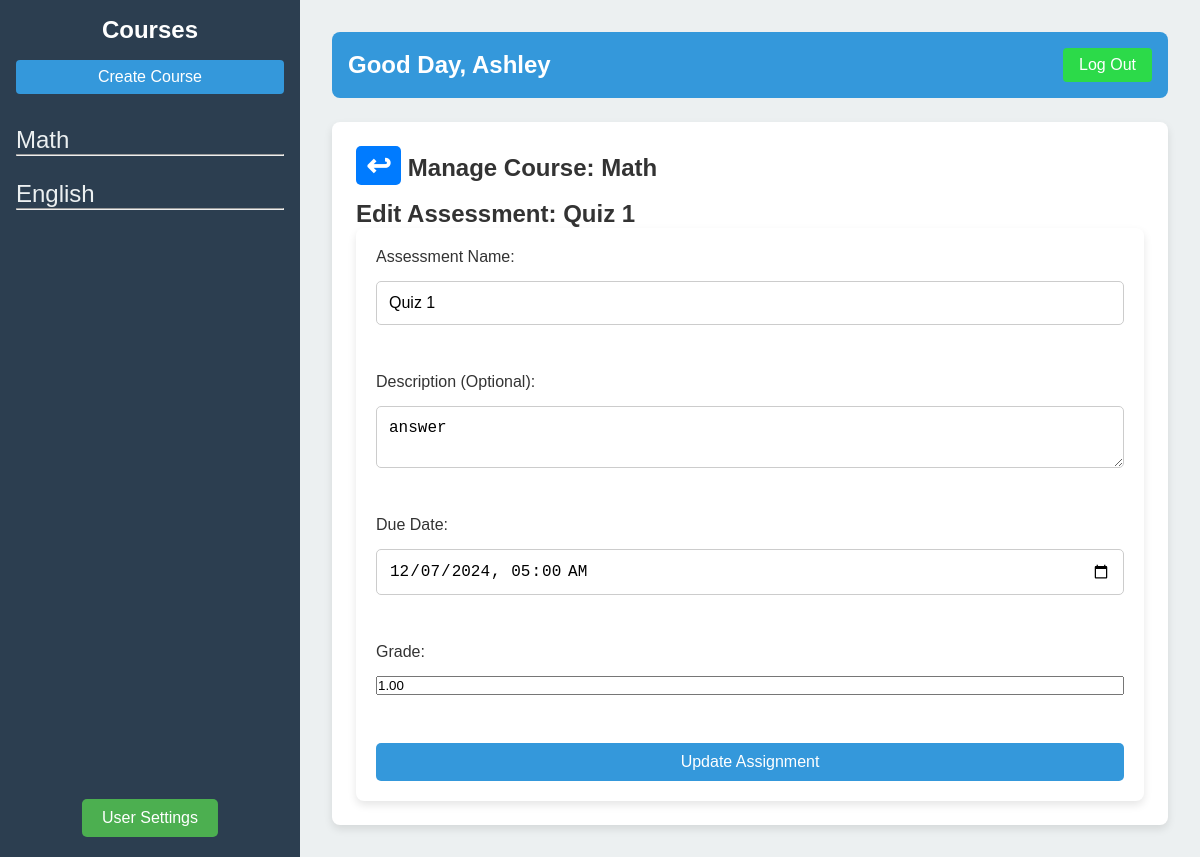
The page /Dashboard/Teacher Dash/Functionalities/Assessment/edit_assessment.php?assessment_id=17&course_id=1 (signed in) on the database its author committed.
### tables this page shows
CREATE TABLE `courses` (
  `course_id` int(11) NOT NULL,
  `course_name` varchar(100) NOT NULL,
  `teacher_id` int(11) NOT NULL,
  `assignment_weight` decimal(5,2) NOT NULL,
  `quiz_weight` decimal(5,2) NOT NULL,
  `exam_weight` decimal(5,2) NOT NULL
);

CREATE TABLE `users` (
  `user_id` int(11) NOT NULL,
  `first_name` varchar(50) NOT NULL,
  `last_name` varchar(50) NOT NULL,
  `username` varchar(50) NOT NULL,
  `email` varchar(255) NOT NULL,
  `password` varchar(255) NOT NULL,
  `role` enum('teacher','student') NOT NULL,
  `created_at` timestamp NOT NULL DEFAULT current_timestamp(),
  `reset_code` varchar(6) DEFAULT NULL,
  `reset_expiry` datetime DEFAULT NULL
);

CREATE TABLE `assessments` (
  `assessment_id` int(11) NOT NULL,
  `course_id` int(11) NOT NULL,
  `assessment_name` varchar(255) NOT NULL,
  `assessment_type` enum('quiz','exam') NOT NULL,
  `description` text DEFAULT NULL,
  `due_date` datetime NOT NULL,
  `duration_minutes` int(11) NOT NULL,
  `total_points` decimal(5,2) DEFAULT NULL,
  `upload_date` timestamp NOT NULL DEFAULT current_timestamp(),
  `question_count` int(11) NOT NULL
);

### db.php (called while the page is built, shortened)
<?php
class Database{
    private $host = 'localhost';
    private $db_name = 'lms';
    private $username = 'root';
    private $password = '';
    public $conn;
    public function __construct() {
        $this->conn = new mysqli($this->host, $this->username, $this->password, $this->db_name);
    }
    public function getConnection(){
        return $this->conn;
    }
}
?>

### Dashboard/Classes/Dashboard.php (called while the page is built, shortened)
<?php
require_once 'crud.php';
class Dashboard
{
    private $crud;
    public function __construct()
    {
        $this->database = new Database();
        $this->conn =  $this->database->getConnection();
        $this->crud = new Crud($this->conn);
    }
    public function getUsername($user_id)
    {
        return $this->crud->readSingleRow(
            'SELECT first_name FROM users WHERE user_id = ?',
            [$user_id],
            'i'
        )['first_name'];
    }
    public function getCourses($teacher_id)
    {
        return $this->crud->readAllRows(
            'SELECT * FROM courses WHERE teacher_id = ?',
            [$teacher_id],
            'i'
        );
    }
    public function getCourseDetails($course_id)
    {
        return $this->crud->readAllRows(
            'SELECT * FROM courses WHERE course_id = ?',
            [$course_id],
            'i'
        );
    }
}

### Dashboard/Classes/crud.php (called while the page is built, shortened)
<?php
require_once $_SERVER['DOCUMENT_ROOT'] . '/FinalProj/db.php';
class Crud
{
    private $conn;
    public function __construct($connection)
    {
        $this->conn = $connection;
    }
    public function readSingleRow($query, $params, $paramTypes)
    {
        $stmt = $this->conn->prepare($query);
        $stmt->bind_param($paramTypes, ...$params);
        $stmt->execute();
        return $stmt->get_result()->fetch_assoc();
    }
    public function readAllRows($query, $params, $paramTypes)
    {
        $stmt = $this->conn->prepare($query);
        $stmt->bind_param($paramTypes, ...$params);
        $stmt->execute();
        return $stmt->get_result();
    }
}
?>

### Dashboard/Classes/Assessment.php (called while the page is built, shortened)
<?php
require_once 'crud.php';
class Assessment
{
    private $crud;
    public function __construct()
    {
        $this->database = new Database();
        $this->conn = $this->database->getConnection();
        $this->crud = new Crud($this->conn);
    }
    public function getAssessmentDetails($assessment_id)
    {
        $query = "SELECT a.*, c.course_name
                 FROM assessments a
                 JOIN courses c ON a.course_id = c.course_id
                 WHERE a.assessment_id = ?";
        $params = [$assessment_id];
        return $this->crud->readSingleRow($query, $params, 'i');
    }
}

### Dashboard/Teacher Dash/Functionalities/Assessment/edit_assessment.php (the view, shortened to what this page needs)
<?php
require_once $_SERVER['DOCUMENT_ROOT'] . '/FinalProj/db.php';
require_once $_SERVER['DOCUMENT_ROOT'] . '/FinalProj/Dashboard/Classes/Dashboard.php';
require_once $_SERVER['DOCUMENT_ROOT'] . '/FinalProj/Dashboard/Classes/Assessment.php';
$teacherDash = new Dashboard();
$assessment = new Assessment();
$user_id = $_SESSION['user_id'];
$teacher_name = htmlspecialchars($teacherDash->getUsername($user_id));
$courses = $teacherDash->getCourses($user_id);
$course_id = $_GET['course_id'] ?? null;
$assessment_id = $_GET['assessment_id'] ?? null;
$course_details = null;
$edit_assessment = null;
if ($course_id) {
    $stmt = $teacherDash->getCourseDetails($course_id);
    $course_details = $stmt->fetch_assoc();
}
if ($assessment_id) {
    $edit_assessment = $assessment->getAssessmentDetails($assessment_id);
}
?>
<!DOCTYPE html>
<html lang="en">
<head>
    <link rel="stylesheet" href="style.css">
</head>
<body>
    <div class="dashboard">
        <?php include '../../Includes/sidebar.php'; ?>
        <main class="main-content">
            <?php include '../../Includes/header.php'; ?>
            <section id="course-details" class="section">
                <?php if ($course_details): ?>
                    <h1>
                        <a href="../../index.php?course_id=<?php echo $course_id; ?>" class="back-button">&#8617;</a>
                        Manage Course: <?php echo htmlspecialchars($course_details['course_name']); ?>
                    </h1>
                    <?php if ($edit_assessment): ?>
                        <h2>Edit Assessment: <?php echo htmlspecialchars($edit_assessment['assessment_name']); ?></h2>
                    <?php else: ?>
                        <h2>Assessment not found.</h2>
                    <?php endif; ?>
                    <form action="edit_assessment.php" method="POST" enctype="multipart/form-data">
                        <?php if ($edit_assessment): ?>
                            <label for="assessment_name">Assessment Name:</label>
                            <input type="text" id="assessment_name" name="assessment_name"
                                value="<?php echo htmlspecialchars($edit_assessment['assessment_name']); ?>" required><br>
                            <label for="description">Description (Optional):</label>
                            <textarea id="description" name="description"><?php echo htmlspecialchars($edit_assessment['description']); ?></textarea><br>
                            <label for="due_date">Due Date:</label>
                            <input type="datetime-local" id="due_date" name="due_date"
                                value="<?php echo date("Y-m-d\TH:i", strtotime($edit_assessment['due_date'])); ?>" required><br>
                            <label for="grade">Grade:</label>
                            <input type="number" id="grade" name="assessment_grade" step="0.01" min="0" max="100"
                                value="<?php echo htmlspecialchars($edit_assessment['total_points']); ?>" required><br>
                            <input class="submit-btn" type="submit" value="Update Assignment">
                        <?php else: ?>
                            <p>Assessment details are not available.</p>
                        <?php endif; ?>
                    </form>
                <?php else: ?>
                    <p>Select a course to view its details and management options.</p>
                <?php endif; ?>
            </section>
        </main>
    </div>
</body>
</html>

### Dashboard/Teacher Dash/Includes/sidebar.php
<aside class="sidebar">
    <h2>Courses</h2>
    <div class="create-course">
        <a href="/FinalProj/Dashboard/Teacher Dash/Functionalities/Course/create_course.php">Create Course</a>
    </div>
    <nav>
        <ul>
            <?php while ($row = $courses->fetch_assoc()) { ?>
                <li>
                    <a href="<?php echo '/FinalProj/Dashboard/Teacher Dash/index.php?course_id=' . htmlspecialchars($row['course_id']); ?>">
                        <?php echo htmlspecialchars($row['course_name']); ?>
                    </a>
                    <hr>
                </li>
            <?php } ?>
        </ul>
    </nav>
    <div class="user-settings">
        <a href="/FinalProj/Dashboard/Teacher Dash/Functionalities/UserSettings/user_settings.php">User Settings</a>
    </div>
</aside>

### Dashboard/Teacher Dash/Includes/header.php
<header class="header">
    <div class="user-info">
        <h1>Good Day, <?php echo htmlspecialchars($teacher_name); ?></h1>
    </div>
    <a href="/FinalProj/Authentication/logout.php" class="logout">Log Out</a>
</header>

### Dashboard/Teacher Dash/Functionalities/Assessment/style.css (style rules this page uses)
* { margin: 0; padding: 0; box-sizing: border-box; }
body { font-family: Arial, sans-serif; color: #333; }
.dashboard { display: flex; min-height: 100vh; }
.sidebar { width: 30%; max-width: 300px; background-color: #2C3E50; color: #fff; padding: 16px; position: relative; }
.sidebar h2 { font-size: 24px; margin-bottom: 16px; text-align: center; }
.create-course a { display: inline-block; color: #fff; background-color: #3498db; padding: 8px; text-align: center; border-radius: 4px; text-decoration: none; width: 100%; }
.sidebar nav ul { list-style-type: none; margin-top: 32px; }
.sidebar nav ul li { margin: 24px 0; }
.sidebar nav ul li a { margin-top: 800px; color: #ecf0f1; text-decoration: none; font-size: 24px; }
.user-settings { position: absolute; bottom: 20px; left: 50%; transform: translateX(-50%); }
.user-settings a { display: inline-block; text-decoration: none; background-color: #4CAF50; color: white; padding: 10px 20px; font-size: 16px; text-align: center; border-radius: 5px; transition: background-color 0.3s; border: none; box-sizing: border-box; }
.header { display: flex; justify-content: space-between; align-items: center; background-color: #3498db; padding: 16px; border-radius: 8px; color: #fff; }
.header h1 { font-size: 24px; margin: 0; }
.header .logout { color: #fff; text-decoration: none; background-color: #2cda49; padding: 8px 16px; border-radius: 4px; font-size: 16px; }
.section { background-color: #fff; border-radius: 8px; padding: 24px; margin-top: 24px; box-shadow: 0 4px 8px rgba(0, 0, 0, 0.1); }
.main-content { flex: 1; padding: 32px; background-color: #ecf0f1; }
.back-button { display: inline-block; font-size: 30px; padding: 2px 10px; background-color: #007bff; color: white; text-decoration: none; border-radius: 5px; margin-bottom: 15px; }
form { display: flex; flex-direction: column; gap: 15px; padding: 20px; background-color: #ffffff; border-radius: 8px; box-shadow: 0 4px 8px rgba(0, 0, 0, 0.1); }
form input[type="text"], form input[type="datetime-local"], form textarea, form select { padding: 12px; font-size: 16px; border-radius: 5px; border: 1px solid #ccc; width: 100%; box-sizing: border-box; }
.submit-btn { background-color: #3498db; color: white; padding: 10px 15px; font-size: 16px; border: none; border-radius: 5px; cursor: pointer; transition: background-color 0.3s; }

### rows shown on the page
courses: course_name "Math"
courses: course_name "English"
users: first_name "Ashley"
assessments: assessment_name "Quiz 1", description "answer", due_date "12/07/2024 05:00", assessment_grade "1.00"
